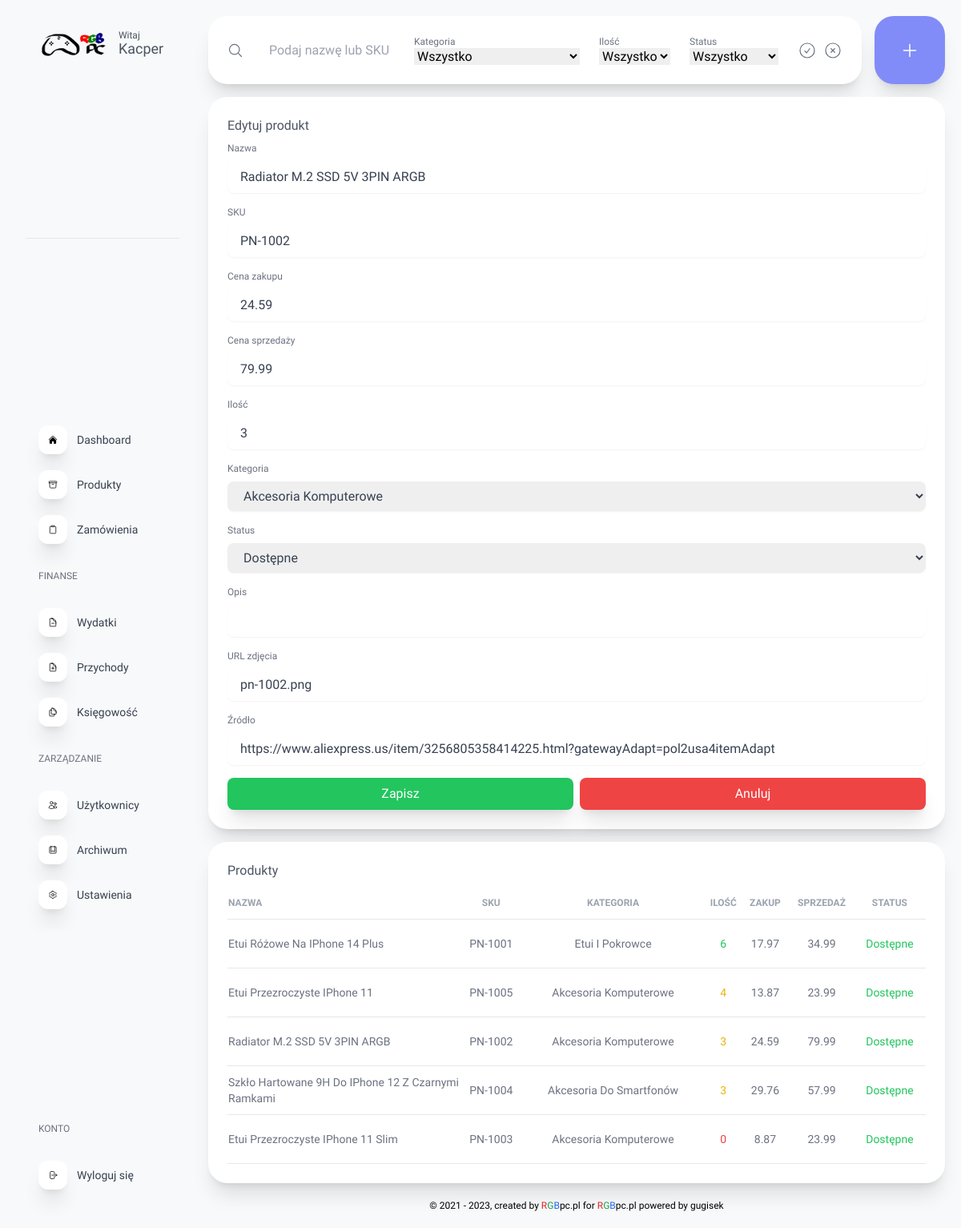
/panel.php?page=produkty&action=edit&id=2 (signed in), run on the app's committed database.
### tables this page shows
CREATE TABLE `products` (
  `id` int(11) NOT NULL,
  `name` text NOT NULL,
  `sku` varchar(50) NOT NULL,
  `bought` decimal(7,2) NOT NULL,
  `sold` decimal(7,2) NOT NULL,
  `quantity` decimal(6,0) NOT NULL,
  `img` text NOT NULL,
  `source` text NOT NULL,
  `category_id` int(11) NOT NULL,
  `description` text DEFAULT NULL,
  `status_id` int(11) NOT NULL
);

CREATE TABLE `product_categories` (
  `id` int(11) NOT NULL,
  `category` text NOT NULL
);

CREATE TABLE `product_status` (
  `id` int(11) NOT NULL,
  `status` text NOT NULL
);

### product_scripts/products_front_table.php (the view, shortened to what this page needs)
<section class="w-full bg-white shadow-xl rounded-3xl py-6 px-6">
    <h1 class="pb-2 font-medium text-gray-600 font-[Lexend]">Produkty</h1>
    <table class="w-full">
        <tr class="uppercase text-left text-xs text-gray-400 ">
            <th class="w-1/3">Nazwa</th>
            <th class="w-1/8 text-center">SKU</th>
            <th class="text-center py-3 w-1/8">Kategoria</th>
            <th class="w-1/8 text-center">Ilość</th>
            <th class="w-1/8 text-center">Zakup</th>
            <th class="w-1/8 text-center">Sprzedaż</th>
            <th class="w-1/8 text-center">Status</th>
            <th class="w-1/8"></th>
        </tr>
        <?php
            include 'scripts/conn_db.php';
            if (isset($_POST['search'])) {
                $search = $_POST['search'];
                $category = $_POST['category'];
                $quantity = $_POST['quantity'];
                $status = $_POST['status'];
            }
            else {
                $search = "";
                $category = "";
                $quantity = "between 0 and 1000";
                $status = "";
            }
            $sql = "SELECT products.id, name, sku, product_categories.category, quantity, bought, sold, product_status.status FROM products left join product_categories on product_categories.id = products.category_id left join product_status on product_status.id = products.status_id where (name like '%$search%' and products.category_id like '%$category%' and status_id like '%$status%' and quantity ".$quantity.") or (sku like '%$search%' and products.category_id like '%$category%' and status_id like '%$status%' and quantity ".$quantity.") order by quantity desc;";
            $result = mysqli_query($conn, $sql);
            if(mysqli_num_rows($result) > 0)
            {
                while($row = mysqli_fetch_assoc($result))
                {
                    echo "<tr class='border-t-[0.5px] border-b-[0.5px]'>";
                        echo "<td class='capitalize text-sm text-gray-500'><a class='transition-all duration-300 hover:text-indigo-500 hover:cursor-pointer' href='?page=produkty&action=edit&id=".$row['id']."#edit'>".$row['name']."</a></td>";
                        echo "<td class='text-center capitalize text-sm text-gray-500'>".$row['sku']."</td>";
                        echo "<td class='py-5 text-center capitalize text-sm text-gray-500'>".$row['category']."</td>";
                        echo "<td class='py-5 text-center capitalize text-sm";
                            if ($row['quantity']>=5 && $row['quantity']<10) {
                                echo " text-green-500";
                            }
                            else if ($row['quantity']>=10) {
                                echo " text-gray-500";
                            }
                            else if ($row['quantity']<=2) {
                                echo " text-red-500";
                            }
                            else if ($row['quantity']>2 && $row['quantity']<=4) {
                                echo " text-yellow-500";
                            }
                        echo "'>";
                            echo $row['quantity'];
                        echo "</td>";
                        echo "<td class='py-5 text-center text-sm text-gray-500'>".$row['bought']."</td>";
                        echo "<td class='py-5 text-center text-sm text-gray-500'>".$row['sold']."</td>";
                        echo "<td class='py-5 text-center capitalize text-sm";
                            if ($row['status']=="dostępne") {
                                echo " text-green-500";
                            }
                        echo "'>";
                            echo $row['status'];
                        echo "</td>";
                        echo "<td class='text-center text-sm'></td>";
                    echo "</tr>";
                }
            }
        ?>
    </table>
</section>

### product_scripts/products_front_edit.php (shortened to what this page needs)
<?php
if ($action == "edit") {
    $id = $_GET['id'];
    $sql = "SELECT products.id, products.name, products.sku, products.bought, products.sold, products.quantity, product_categories.category, product_status.status, products.description, products.img, products.source FROM products left join product_categories on product_categories.id = products.category_id left join product_status on product_status.id = products.status_id WHERE products.id = $id;";
    $result = mysqli_query($conn, $sql);
    if(mysqli_num_rows($result) > 0)
    {
        while($row = mysqli_fetch_assoc($result))
        {
        echo "<section id='edit' class='w-full bg-white shadow-xl rounded-3xl py-6 px-6'>";
            echo "<h1 class='pb-2 font-medium text-gray-600 font-[Lexend]'>Edytuj produkt</h1>";
            echo "<form action='product_scripts/products_back_edit.php' method='post' class='flex flex-col gap-4'>";
                echo "<div class='flex flex-col gap-2'>";
                    echo "<label for='name' class='text-xs text-gray-500'>Nazwa</label>";
                    echo "<input required type='text' name='name' id='name' value='".$row['name']."' class='w-full py-2 px-4 rounded-lg shadow-sm focus:outline-none outline-none text-gray-700 focus:text-gray-800 transition-all duration-300 focus:ring-2 focus:ring-indigo-300 focus:border-transparent'>";
                echo "</div>";
                echo "<div class='flex flex-col gap-2'>";
                    echo "<label for='sku' class='text-xs text-gray-500'>SKU</label>";
                    echo "<input required readonly type='text' name='sku' id='sku' value='".$row['sku']."' class='w-full py-2 px-4 rounded-lg text-gray-700 outline-none focus:text-gray-800 transition-all duration-300 shadow-sm focus:outline-none focus:ring-2 focus:ring-indigo-300 focus:border-transparent'>";
                echo "</div>";
                echo "<div class='flex flex-col gap-2'>";
                    echo "<label for='bought' class='text-xs text-gray-500'>Cena zakupu</label>";
                    echo "<input required type='text' name='bought' id='bought' value='".$row['bought']."' class='w-full py-2 px-4 rounded-lg shadow-sm text-gray-700 outline-none focus:text-gray-800 transition-all duration-300 focus:outline-none focus:ring-2 focus:ring-indigo-300 focus:border-transparent'>";
                echo "</div>";
                echo "<div class='flex flex-col gap-2'>";
                    echo "<label for='sold' class='text-xs text-gray-500'>Cena sprzedaży</label>";
                    echo "<input required type='text' name='sold' id='sold' value='".$row['sold']."' class='w-full py-2 px-4 rounded-lg shadow-sm text-gray-700 outline-none focus:text-gray-800 transition-all duration-300 focus:outline-none focus:ring-2 focus:ring-indigo-300 focus:border-transparent'>";
                echo "</div>";
                echo "<div class='flex flex-col gap-2'>";
                    echo "<label for='quantity' class='text-xs text-gray-500'>Ilość</label>";
                    echo "<input required type='number' min='0' step='1' value='".$row['quantity']."' name='quantity' id='quantity' class='w-full py-2 px-4 rounded-lg shadow-sm text-gray-700 outline-none focus:text-gray-800 transition-all duration-300 focus:outline-none focus:ring-2 focus:ring-indigo-300 focus:border-transparent'>";
                echo "</div>";
                echo "<div class='flex flex-col gap-2'>";
                    echo "<label for='category' class='text-xs text-gray-500'>Kategoria</label>";
                    echo "<select name='category' id='category' value='".$row['category']."' class='capitalize w-full py-2 px-4 rounded-lg shadow-sm text-gray-700 focus:text-gray-800 outline-none transition-all duration-300 focus:outline-none focus:ring-2 focus:ring-indigo-300 focus:border-transparent'>";
                            $sql2 = "SELECT * FROM `product_categories`;";
                            $result2 = mysqli_query($conn, $sql2);
                            if(mysqli_num_rows($result2) > 0)
                                {
                                    while($row2 = mysqli_fetch_assoc($result2))
                                    {
                                        echo "<option class='capitalize' value='".$row2['id']."'";
                                        if ($row2['category']==$row['category']) {
                                            echo " selected";
                                        }
                                        echo ">".$row2['category']."</option>";
                                    }
                                }
                    echo "</select>";
                echo "</div>";
                echo "<div class='flex flex-col gap-2'>";
                    echo "<label for='status' class='text-xs text-gray-500'>Status</label>";
                    echo "<select name='status' id='status' value='".$row['status']."' class='capitalize w-full py-2 px-4 rounded-lg shadow-sm text-gray-700 focus:text-gray-800 transition-all outline-none duration-300 focus:outline-none focus:ring-2 focus:ring-indigo-300 focus:border-transparent'>";
                            $sql3 = "SELECT * FROM `product_status`;";
                            $result3 = mysqli_query($conn, $sql3);
                            if(mysqli_num_rows($result3) > 0)
                            {
                                while($row3 = mysqli_fetch_assoc($result3))
                                {
                                    echo "<option class='capitalize' value='".$row3['id']."'";
                                        if ($row3['status']==$row['status']) {
                                            echo " selected";
                                        }
                                        echo ">".$row3['status']."</option>";
                                }
                            }
                    echo "</select>";
                echo "</div>";
                echo "<div class='flex flex-col gap-2'>";
                    echo "<label for='description' class='text-xs text-gray-500'>Opis</label>";
                    echo "<input type='text' name='description' id='description' value='".$row['description']."' class='w-full py-2 px-4 rounded-lg text-gray-700 outline-none focus:text-gray-800 transition-all duration-300 shadow-sm focus:outline-none focus:ring-2 focus:ring-indigo-300 focus:border-transparent'>";
                echo "</div>";
                echo "<div class='flex flex-col gap-2'>";
                    echo "<label for='image' class='text-xs text-gray-500'>URL zdjęcia</label>";
                    echo "<input readonly required type='text' name='image' id='image' value='".$row['img']."' class='w-full py-2 px-4 rounded-lg shadow-sm text-gray-700 outline-none focus:text-gray-800 transition-all duration-300 focus:outline-none focus:ring-2 focus:ring-indigo-300 focus:border-transparent'>";
                    echo "</div>";
                echo "<div class='flex flex-col gap-2'>";
                    echo "<label for='source' class='text-xs text-gray-500'>Źródło</label>";
                    echo "<input required type='text' name='source' id='source' value='".$row['source']."' class='w-full py-2 px-4 rounded-lg shadow-sm text-gray-700 outline-none focus:text-gray-800 transition-all duration-300 focus:outline-none focus:ring-2 focus:ring-indigo-300 focus:border-transparent'>";
                echo "</div>";
                echo "<div class='flex flex-row gap-2'>";
                    echo "<button type='submit' class='w-full py-2 px-4 bg-green-500 hover:bg-green-600 hover:shadow-green-500 shadow-xl rounded-lg text-white font-medium transition-all duration-300'>Zapisz</button>";
                    echo "<a href='?page=produkty&action=' class='w-full py-2 px-4 bg-red-500 text-center hover:bg-red-600 hover:shadow-red-500 shadow-xl rounded-lg text-white font-medium transition-all duration-300'>Anuluj</a>";
                echo "</div>";
            echo "</form>";
        echo "</section>";
        }
    }
}
?>

### public/css/global.css (style rules this page uses)
* { scroll-behavior: smooth; font-family: Lexend; }

### data on the page
products: name "Radiator M.2 SSD 5V 3PIN ARGB", sku "PN-1002", bought "24.59", sold "79.99", quantity "3", image "pn-1002.png", source "https://www.aliexpress.us/item/3256805358414225.html?gatewayAdapt=pol2usa4itemAdapt", category.category "Akcesoria Komputerowe", status.status "Dostępne"
products: name "Etui Różowe Na IPhone 14 Plus", sku "PN-1001", category.category "Etui I Pokrowce", quantity "6", bought "17.97", sold "34.99", status.status "Dostępne"
products: name "Etui Przezroczyste IPhone 11", sku "PN-1005", category.category "Akcesoria Komputerowe", quantity "4", bought "13.87", sold "23.99", status.status "Dostępne"
products: name "Szkło Hartowane 9H Do IPhone 12 Z Czarnymi Ramkami", sku "PN-1004", category.category "Akcesoria Do Smartfonów", quantity "3", bought "29.76", sold "57.99", status.status "Dostępne"
products: name "Etui Przezroczyste IPhone 11 Slim", sku "PN-1003", category.category "Akcesoria Komputerowe", quantity "0", bought "8.87", sold "23.99", status.status "Dostępne"

### other printed values
$_SESSION['user'] "Kacper"
$button "Dashboard"
$button "Produkty"
$button "Zamówienia"
$button "Wydatki"
$button "Przychody"
$button "Księgowość"
$button "Użytkownicy"
$button "Archiwum"
$button "Ustawienia"
form field quantity "Wszystko"
form field category "akcesoria komputerowe"
form field status "dostępne"
